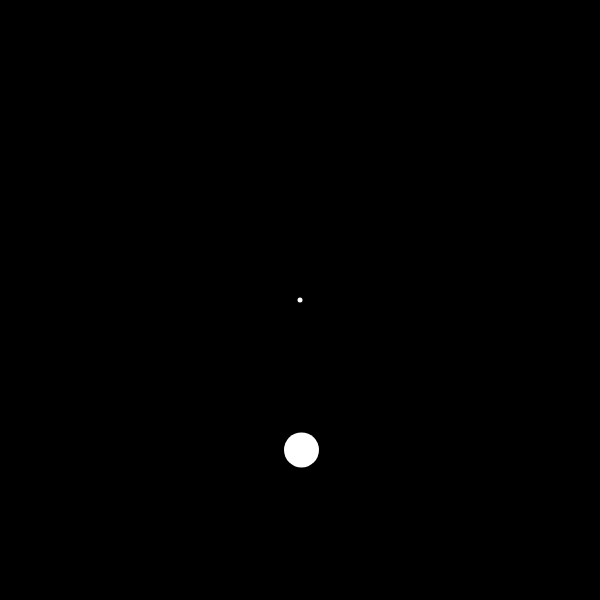
Frame 1 (no input)
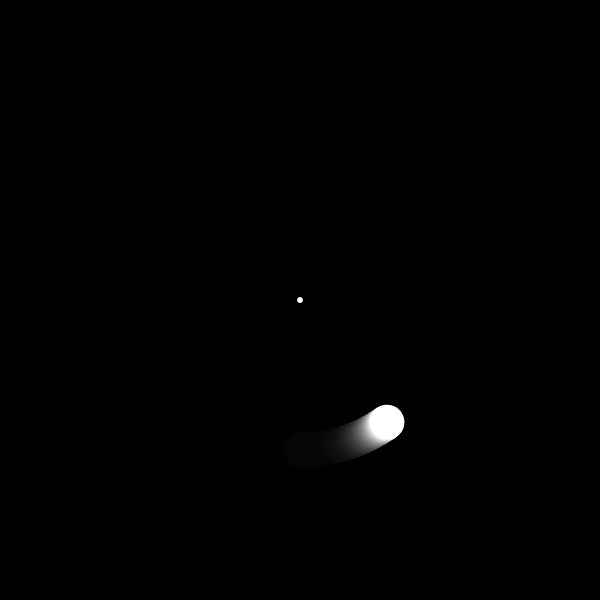
Frame 60 (no input)
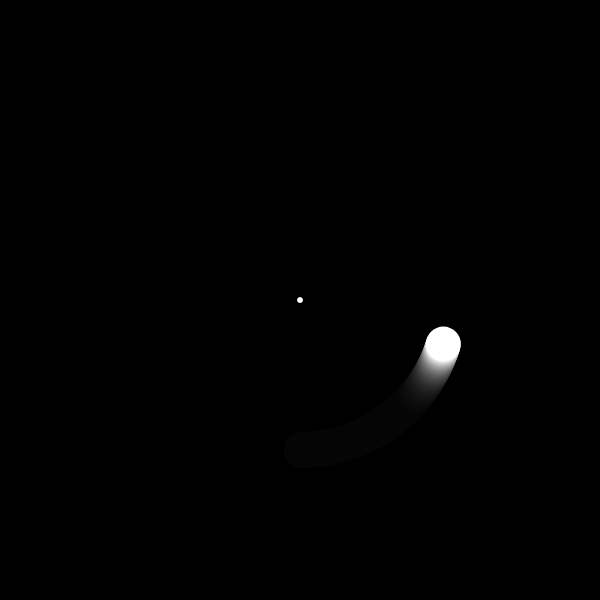
Frame 120 (the mouse pressed at the canvas centre since frame 60)

The p5.js sketch that drew these frames (run headless with seeded random() and noise() and a simulated clock; from frame 60 on, the mouse is pressed at the canvas centre):

// p5.js sketch
// ── sketch.js
const width = 600;
const height = 600;
let angle = 0;
let angleV = 0.01;
let angleA = 0.00001;
const radius = 150;


function setup() {
    createCanvas(width, height);
    background(color(0, 0, 0));
}

function draw() {
    background(color(0, 0, 0, 25));

    noStroke();
    let center = createVector(height / 2, width / 2);
    fill(255);
    ellipse(center.x, center.y, 5);
    
    angleV+=angleA;
    angle+=angleV;

    let x = center.x + (sin(angle) * radius);
    let y = center.y + (cos(angle) * radius);
    ellipse(x, y, 35);
}
